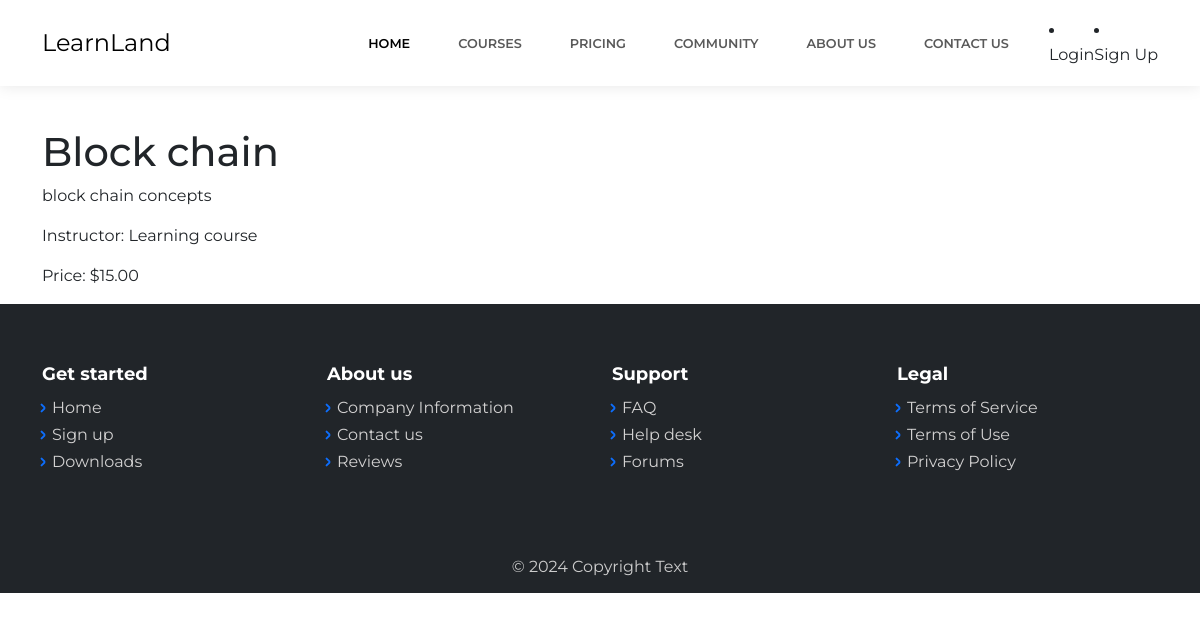
The app's page /courses/4/ with its own data.
### courses/models.py (models this page shows, shortened)
class Course(models.Model):
    title = models.CharField(max_length=200)
    description = models.TextField()
    longdescription=models.TextField(default='Learning course')
    instructor = models.CharField(max_length=100,default='AI')
    price = models.DecimalField(max_digits=6, decimal_places=2,default=15)
    students = models.ManyToManyField(User, through='Enrollment', related_name='enrolled_courses')

### courses/views.py (the view)
# urls.py: path('courses/<int:course_id>/', views.course_detail, name='course_detail'),
def course_detail(request, course_id):
    course = get_object_or_404(Course, id=course_id)
    return render(request, 'course_detail.html', {'course': course})

### courses/templates/course_detail.html (shortened to what this page needs)
{% extends "base.html" %}
{% block content %}
<!DOCTYPE html>
<html data-bs-theme="light" lang="en">
<div class="container mt-5">
    <h1>{{ course.title }}</h1>
    <p>{{ course.description }}</p>
    <p>Instructor: {{ course.longdescription }}</p>
    <p>Price: ${{ course.price }}</p>
</div>
{% endblock %}

### courses/templates/base.html (style rules this page uses)
body { padding-top: 80px; }

### records on screen
Course: title "Block chain", description "block chain concepts", longdescription "Learning course", price "15.00"
